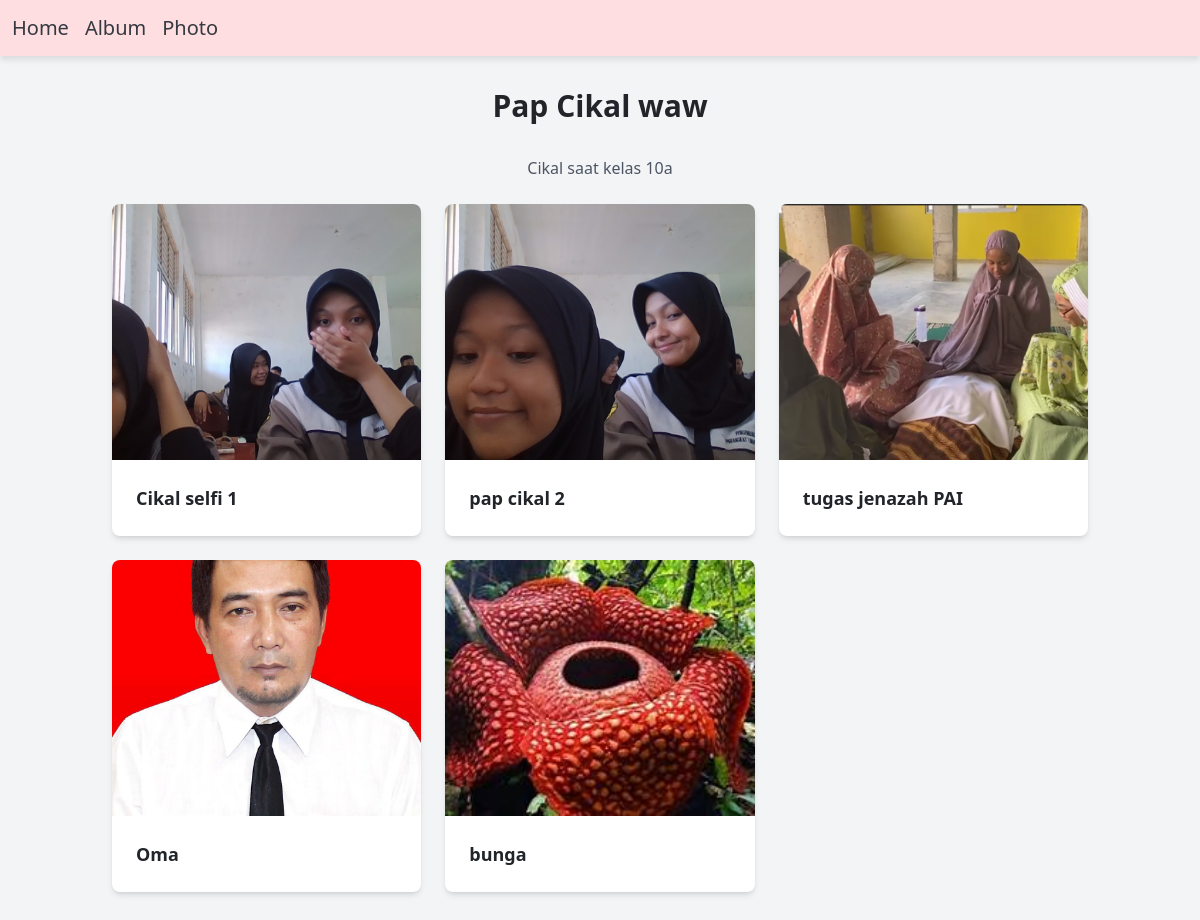
The app's page /admin/album_foto.php?albumid=1 with its own data.
### tables this page shows
CREATE TABLE `album` (
  `albumid` int(11) NOT NULL,
  `namaalbum` varchar(255) NOT NULL,
  `deskripsi` text NOT NULL,
  `tanggaldibuat` date NOT NULL,
  `userid` int(11) NOT NULL
);

CREATE TABLE `foto` (
  `fotoid` int(11) NOT NULL,
  `judulfoto` varchar(255) NOT NULL,
  `deskripsifoto` text NOT NULL,
  `tanggalunggah` date NOT NULL,
  `lokasifile` varchar(255) NOT NULL,
  `albumid` int(11) NOT NULL,
  `userid` int(11) NOT NULL
);

### admin/album_foto.php (the view, shortened to what this page needs)
<?php
include '../navbar/nav_admin.php';
include '../config/connection.php';
if (isset($_GET['albumid'])) {
    $albumid = $_GET['albumid'];
    $albumQuery = mysqli_query($conn, "SELECT * FROM album WHERE albumid = '$albumid'");
    $album = mysqli_fetch_assoc($albumQuery);
    $photosQuery = mysqli_query($conn, "SELECT * FROM foto WHERE albumid = '$albumid'");
} else {
    die("Album not found.");
}
?>
<!DOCTYPE html>
<html lang="en">
<head>
    <script src="https://cdn.tailwindcss.com"></script>
</head>
<body class="bg-gray-100 min-h-screen flex flex-col">
    <main class="flex-grow container mx-auto px-4 py-8">
        <h1 class="text-3xl font-bold text-center mb-8"><?php echo htmlspecialchars($album['namaalbum']); ?></h1>
        <p class="text-center text-gray-600 mb-4"><?php echo htmlspecialchars($album['deskripsi']); ?></p>
        <div class="grid grid-cols-1 md:grid-cols-2 lg:grid-cols-3 gap-6">
            <?php
            if (mysqli_num_rows($photosQuery) > 0) {
                while ($photo = mysqli_fetch_assoc($photosQuery)) {
                    $photoTitle = htmlspecialchars($photo['judulfoto']);
                    $photoFile = htmlspecialchars($photo['lokasifile']);
                    $photoId = $photo['fotoid'];
            ?>
                    <div class="bg-white rounded-lg shadow-md overflow-hidden">
                        <a href="photo_detail.php?fotoid=<?php echo $photoId; ?>">
                            <img src="../assets/img/<?php echo $photoFile; ?>"
                                alt="<?php echo $photoTitle; ?>"
                                class="w-full h-64 object-cover cursor-pointer">
                        </a>
                        <div class="p-4">
                            <h3 class="text-lg font-semibold"><?php echo $photoTitle; ?></h3>
                        </div>
                    </div>
            <?php
                }
            } else {
                echo "<p class='text-center col-span-3'>No photos available in this album.</p>";
            }
            ?>
        </div>
    </main>
</body>
</html>

### navbar/nav_admin.php (style rules this page uses)
body { background-color: #f8f9fa; }

### records on screen
album: namaalbum "Pap Cikal waw", deskripsi "Cikal saat kelas 10a"
foto: lokasifile (picture), judulfoto "Cikal selfi 1"
foto: lokasifile (picture), judulfoto "pap cikal 2"
foto: lokasifile (picture), judulfoto "tugas jenazah PAI"
foto: lokasifile (picture), judulfoto "Oma"
foto: lokasifile (picture), judulfoto "bunga"
